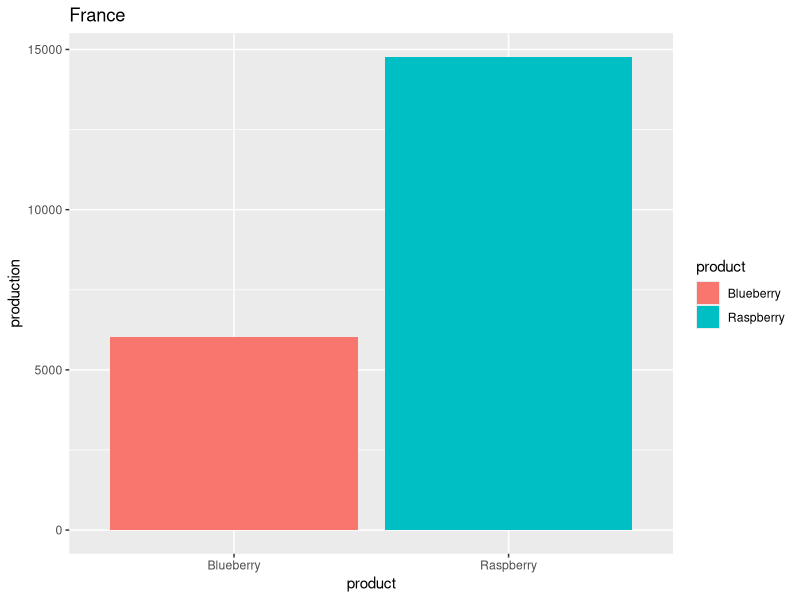
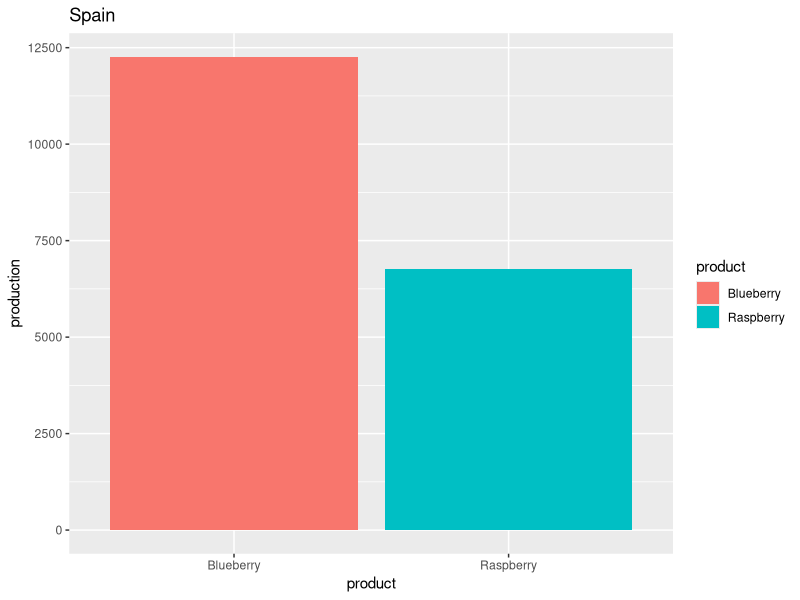
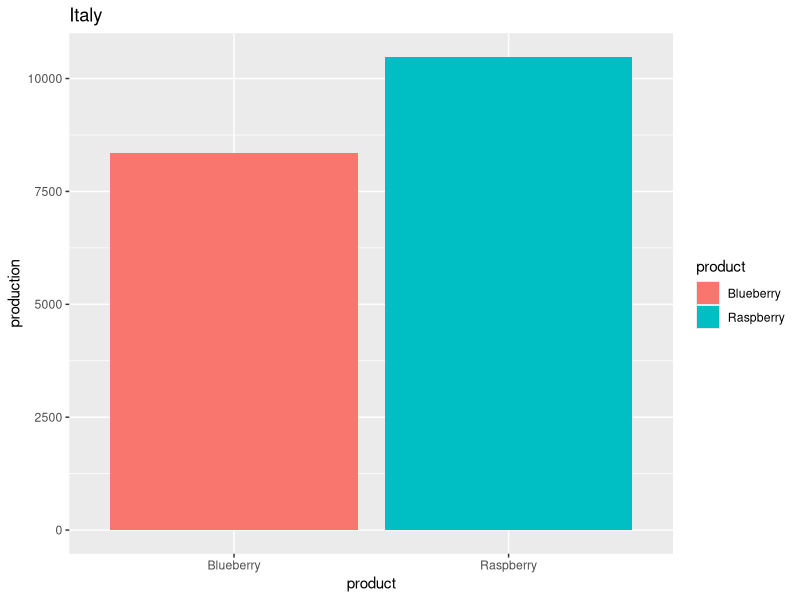

Write R code to recreate these figures, in order.
library(ggplot2)

france <- read.csv("data/France_production_2020.csv")
spain <- read.csv("data/Spain_production_2020.csv")
italy <- read.csv("data/Italy_production_2020.csv")

ggplot(france, aes(x = product, y = production, fill = product))+
  geom_col()+
  ggtitle(unique(france$country))

ggplot(spain, aes(x = product, y = production, fill = product))+
  geom_col()+
  ggtitle(unique(spain$country))

ggplot(italy, aes(x = product, y = production, fill = product))+
  geom_col()+
  ggtitle(unique(italy$country))
